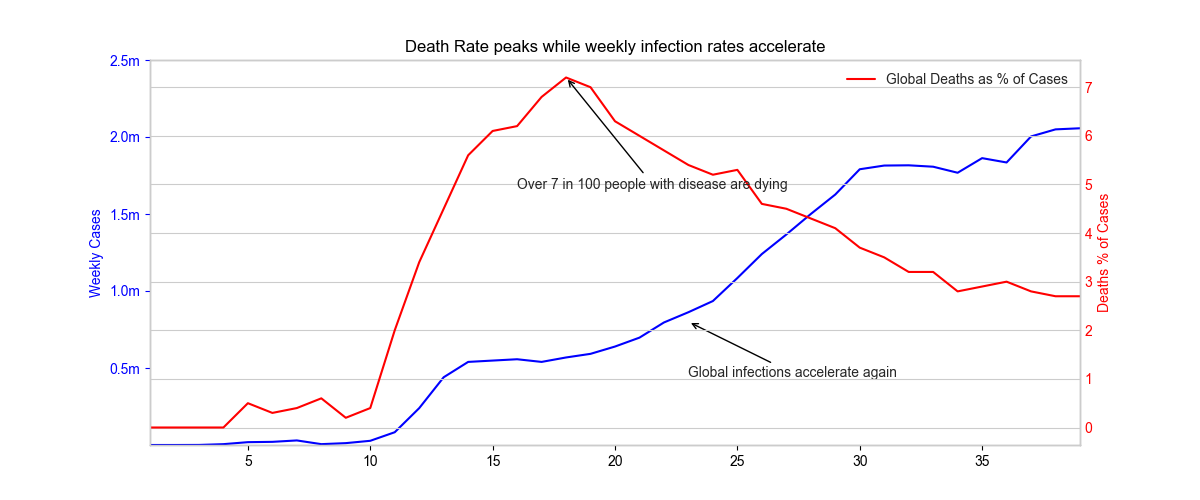

Write the Python code that produced this figure.
import pandas as pd
import matplotlib.pyplot as plt
import seaborn as sns
from matplotlib import rcParams
data = pd.read_csv('RDCDFinal.csv', index_col=0)

data=(data.pivot_table(values=['Weekly_Cases','DeathsxCases'] , index=['Week_Num'], aggfunc='sum', fill_value=0))
print(data)
fig, ax = plt.subplots()
plt.style.use('seaborn-whitegrid')
ax.plot(data.index, data['Weekly_Cases'], color='b', label='Cases Recorded Globally per Week')
ax.set_ylabel('Weekly Cases', color='b')
ax.tick_params('y', colors='blue')
plt.xlim(1, 39) #to set the axis ...xlim for x axis
#plt.xticks([1000, 10000, 100000],['1k', '10k', '100k'])
plt.ylim(0, 2500000) #to set the axis ...xlim for x axis
plt.yticks([500000, 1000000, 1500000, 2000000, 2500000],['0.5m', '1.0m', '1.5m', '2.0m', '2.5m'])
ax2 = ax.twinx()
ax2.plot(data.index, data['DeathsxCases'], color='red', label='Global Deaths as % of Cases')
ax2.set_ylabel('Deaths % of Cases', color='red')
ax2.tick_params('y', colors='red')
ax.set_title('Death Rate peaks while weekly infection rates accelerate')
ax2.annotate('Over 7 in 100 people with disease are dying', xy=(18, 7.2),  xycoords='data',
                xytext=(-35, -80), textcoords='offset points',
                arrowprops=dict(arrowstyle="->"), wrap=True)

ax.annotate('Global infections accelerate again', xy=(23, 800000),  xycoords='data',
                xytext=(-0, -40), textcoords='offset points',
                arrowprops=dict(arrowstyle="->"))

plt.legend()
plt.show()
fig.savefig('Death Rate peaks while weekly infection rates accelerate.png')
plt.close()
